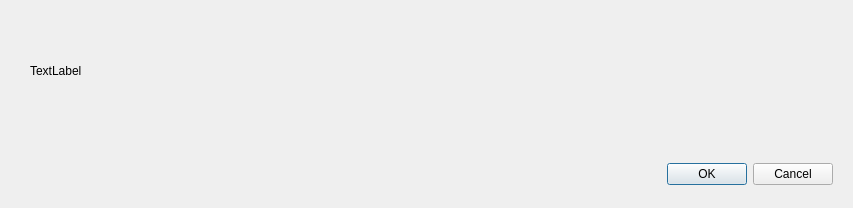
<?xml version="1.0" encoding="UTF-8"?>
<ui version="4.0">
 <class>ViewPost</class>
 <widget class="QDialog" name="ViewPost">
  <property name="geometry">
   <rect>
    <x>0</x>
    <y>0</y>
    <width>853</width>
    <height>208</height>
   </rect>
  </property>
  <property name="windowTitle">
   <string>Dialog</string>
  </property>
  <widget class="QLabel" name="lblPostContent">
   <property name="geometry">
    <rect>
     <x>30</x>
     <y>20</y>
     <width>791</width>
     <height>101</height>
    </rect>
   </property>
   <property name="text">
    <string>TextLabel</string>
   </property>
  </widget>
  <widget class="QDialogButtonBox" name="btnDialog">
   <property name="geometry">
    <rect>
     <x>640</x>
     <y>160</y>
     <width>193</width>
     <height>28</height>
    </rect>
   </property>
   <property name="standardButtons">
    <set>QDialogButtonBox::Cancel|QDialogButtonBox::Ok</set>
   </property>
  </widget>
 </widget>
 <resources/>
 <connections/>
</ui>
